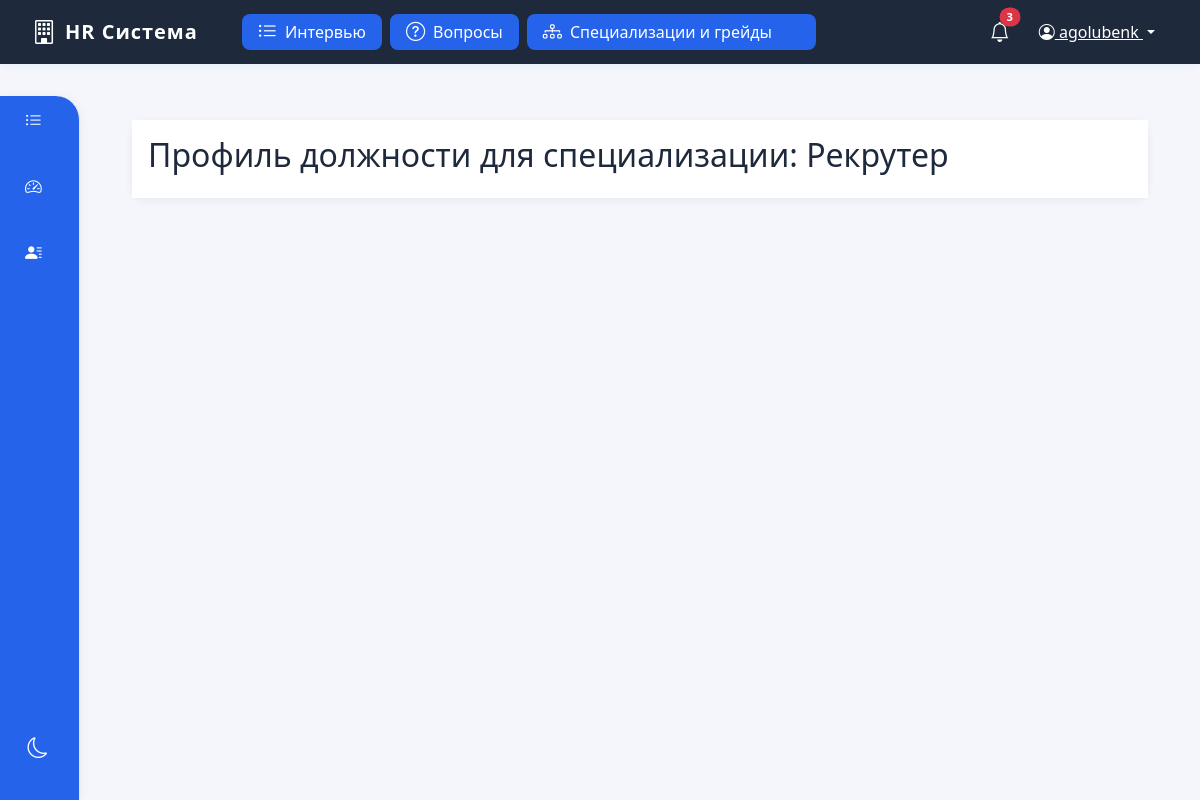
Page /profiles/2/?grade=1 (signed in) on the earlier database version.
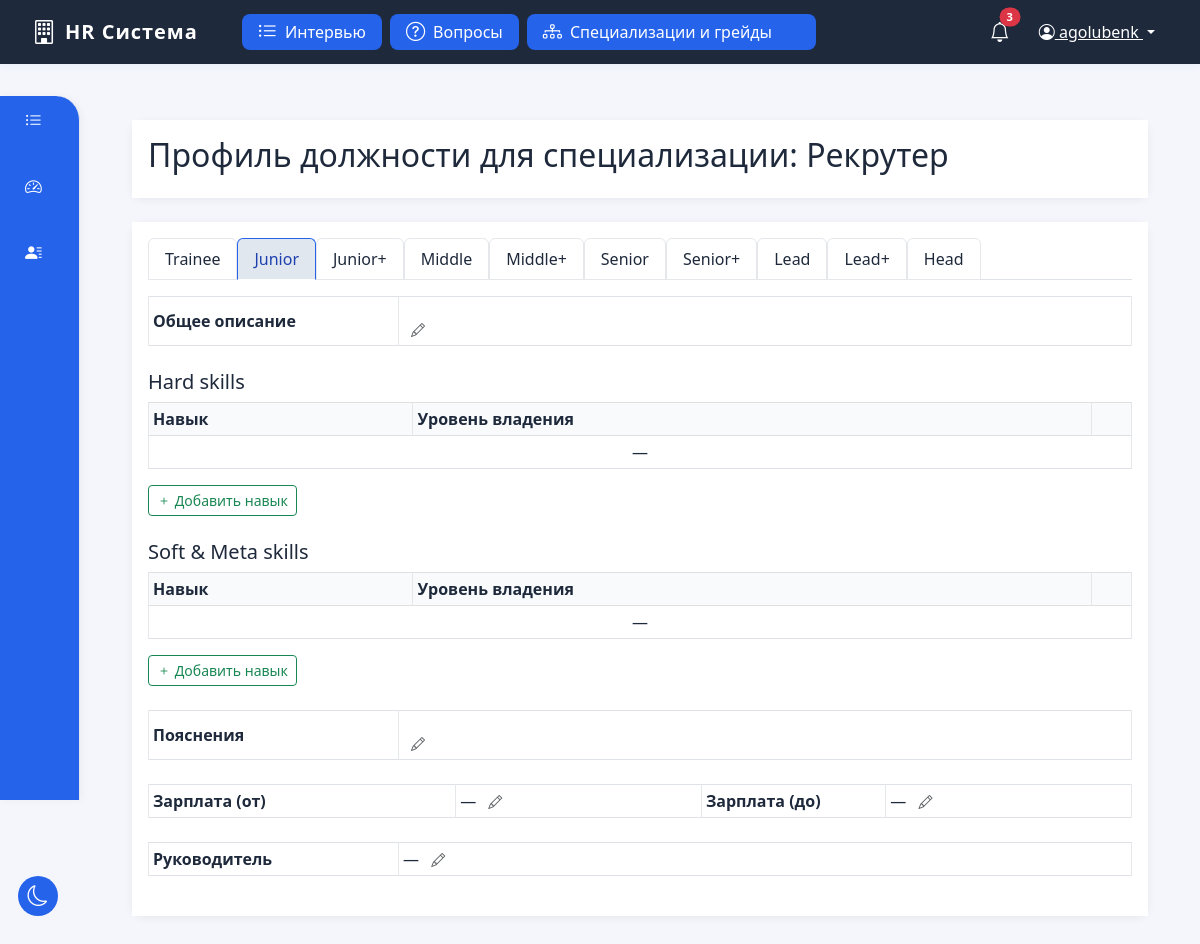
Same page on the later database version.
### positions/models.py (models this page shows, shortened)
class Vacancy(models.Model):
    name = models.CharField(max_length=255, verbose_name='Название вакансии')
    position = models.ForeignKey('Position', on_delete=models.CASCADE, verbose_name='Специализация')
    description = models.TextField(verbose_name='Описание вакансии', blank=True)
    created_at = models.DateTimeField(auto_now_add=True)
    updated_at = models.DateTimeField(auto_now=True)
    class Meta:
        verbose_name = 'Вакансия'
        verbose_name_plural = 'Вакансии'
        ordering = ['-created_at']

class Position(models.Model):
    name = models.CharField(max_length=100, unique=True, verbose_name='Название специализации')
    is_active = models.BooleanField(default=True, verbose_name='Активна')
    class Meta:
        verbose_name = 'Специализация'
        verbose_name_plural = 'Специализации'
        ordering = ['name']

class PositionProfileGrade(models.Model):
    vacancy = models.ForeignKey(Vacancy, on_delete=models.CASCADE, related_name='profile_grades', verbose_name='Вакансия')
    grade = models.ForeignKey(Grade, on_delete=models.CASCADE, verbose_name='Грейд')
    profile = models.ForeignKey(PositionProfile, on_delete=models.CASCADE, related_name='grade_profiles', verbose_name='Профиль должности')
    general_description = models.TextField('Общее описание', blank=True)
    hard_skills = models.TextField('Hard skills', blank=True)
    hard_requirements = models.TextField('Требования к hard skills', blank=True)
    hard_level = models.TextField('Уровень владения hard skills', blank=True)
    soft_meta_skills = models.TextField('Soft & meta skills', blank=True)
    notes = models.TextField('Пояснения', blank=True)
    salary_min = models.DecimalField('Зарплата (от)', max_digits=10, decimal_places=2, null=True, blank=True)
    salary_max = models.DecimalField('Зарплата (до)', max_digits=10, decimal_places=2, null=True, blank=True)
    supervisor = models.CharField('Руководитель', max_length=255, blank=True)
    created_at = models.DateTimeField(auto_now_add=True)
    updated_at = models.DateTimeField(auto_now=True)
    class Meta:
        verbose_name = 'Профиль по грейду'
        verbose_name_plural = 'Профили по грейдам'
        unique_together = ['vacancy', 'grade', 'profile']
        ordering = ['grade__order']

class Grade(models.Model):
    name = models.CharField(max_length=100, verbose_name='Название грейда')
    positions = models.TextField(verbose_name='Должности', blank=True)
    order = models.IntegerField(verbose_name='Порядок', default=0)
    min_score = models.DecimalField(max_digits=5, decimal_places=2, verbose_name='Минимальный балл', default=0)
    max_score = models.DecimalField(max_digits=5, decimal_places=2, verbose_name='Максимальный балл', default=100)
    class Meta:
        verbose_name = 'Грейд'
        verbose_name_plural = 'Грейды'
        ordering = ['order']

### positions/views.py (the view)
# urls.py: path('profiles/<int:vacancy_id>/', views.profile_detail, name='profile_detail'),
@login_required
def profile_detail(request, vacancy_id):
    vacancy = get_object_or_404(Vacancy, pk=vacancy_id)
    profile = getattr(vacancy, 'profile', None)
    grades = Grade.objects.all()
    positions = Position.objects.all()
    profile_grades = []
    if profile:
        profile_grades = list(profile.grade_profiles.select_related('grade').order_by('grade__order'))
        for pg in profile_grades:
            hard_skills = pg.hard_skills.split('\n') if pg.hard_skills else []
            hard_levels = pg.hard_level.split('\n') if pg.hard_level else []
            pg.hard_skills_table = list(zip(hard_skills, hard_levels))
            soft_skills = pg.soft_meta_skills.split('\n') if pg.soft_meta_skills else []
            soft_levels = pg.hard_requirements.split('\n') if pg.hard_requirements else []
            pg.soft_meta_skills_table = list(zip(soft_skills, soft_levels))
    return render(request, 'positions/profile_detail.html', {
        'vacancy': vacancy,
        'profile': profile,
        'grades': grades,
        'positions': positions,
        'profile_grades': profile_grades,
    })

### templates/positions/profile_detail.html (shortened to what this page needs)
{% extends 'positions/base.html' %}
{% block content %}
<div class="container mt-4">
    <div class="card mb-4">
        <div class="card-body">
            {% if profile %}
            <h2 class="card-title mb-2">Профиль должности для специализации: {{ vacancy.position.name }}</h2>
            {% else %}
                <div class="alert alert-warning">Профиль ещё не создан.</div>
                <a href="{% url 'positions:profile_edit' vacancy.pk %}" class="btn btn-success"><i class="bi bi-plus-circle"></i> Создать профиль</a>
            {% endif %}
        </div>
    </div>
    {% if profile_grades %}
    <div class="card">
        <div class="card-body">
            <ul class="nav nav-tabs mb-3" id="gradeTabs" role="tablist">
                {% for pg in profile_grades %}
                <li class="nav-item" role="presentation">
                    <button class="nav-link {% if forloop.first %}active{% endif %}" id="tab-{{ pg.grade.id }}" data-bs-toggle="tab" data-bs-target="#grade-{{ pg.grade.id }}" type="button" role="tab" aria-controls="grade-{{ pg.grade.id }}" aria-selected="{% if forloop.first %}true{% else %}false{% endif %}">{{ pg.grade.name }}</button>
                </li>
                {% endfor %}
            </ul>
            <div class="tab-content" id="gradeTabsContent">
                {% for pg in profile_grades %}
                <div class="tab-pane fade {% if forloop.first %}show active{% endif %}" id="grade-{{ pg.grade.id }}" role="tabpanel" aria-labelledby="tab-{{ pg.grade.id }}">
                    <div class="mb-4">
                        <table class="table table-bordered table-sm align-middle mb-3">
                            <tbody>
                                <tr>
                                    <th style="width: 250px;">Общее описание</th>
                                    <td><div class="editable-field" data-type="profile_grade" data-id="{{ pg.id }}" data-field="general_description">{{ pg.general_description|linebreaks|default:'—' }} <i class="bi bi-pencil small ms-2 text-muted edit-icon"></i></div></td>
                                </tr>
                            </tbody>
                        </table>
                    </div>
                    <div class="mb-4">
                        <h5>Hard skills</h5>
                        <table class="table table-bordered table-sm align-middle mb-3 hard-skills-table">
                            <thead class="table-light">
                                <tr>
                                    <th>Навык</th>
                                    <th>Уровень владения</th>
                                    <th style="width: 40px;"></th>
                                </tr>
                            </thead>
                            <tbody>
                                {% for skill, level in pg.hard_skills_table %}
                                <tr>
                                    <td><div class="editable-field" data-type="profile_grade" data-id="{{ pg.id }}" data-field="hard_skill_{{ forloop.counter0 }}">{{ skill|default:'—' }} <i class="bi bi-pencil small ms-2 text-muted edit-icon"></i></div></td>
                                    <td><div class="editable-field" data-type="profile_grade" data-id="{{ pg.id }}" data-field="hard_level_{{ forloop.counter0 }}">{{ level|default:'—' }} <i class="bi bi-pencil small ms-2 text-muted edit-icon"></i></div></td>
                                    <td class="text-center">
                                        <button class="btn btn-outline-danger btn-sm remove-row" data-type="hard" data-index="{{ forloop.counter0 }}" title="Удалить строку"><i class="bi bi-trash"></i></button>
                                    </td>
                                </tr>
                                {% empty %}
                                <tr><td colspan="3" class="text-center">—</td></tr>
                                {% endfor %}
                            </tbody>
                        </table>
                        <button class="btn btn-outline-success btn-sm add-row" data-type="hard" data-id="{{ pg.id }}"><i class="bi bi-plus"></i> Добавить навык</button>
                    </div>
                    <div class="mb-4">
                        <h5>Soft & Meta skills</h5>
                        <table class="table table-bordered table-sm align-middle mb-3 soft-skills-table">
                            <thead class="table-light">
                                <tr>
                                    <th>Навык</th>
                                    <th>Уровень владения</th>
                                    <th style="width: 40px;"></th>
                                </tr>
                            </thead>
                            <tbody>
                                {% for skill, level in pg.soft_meta_skills_table %}
                                <tr>
                                    <td><div class="editable-field" data-type="profile_grade" data-id="{{ pg.id }}" data-field="soft_skill_{{ forloop.counter0 }}">{{ skill|default:'—' }} <i class="bi bi-pencil small ms-2 text-muted edit-icon"></i></div></td>
                                    <td><div class="editable-field" data-type="profile_grade" data-id="{{ pg.id }}" data-field="soft_level_{{ forloop.counter0 }}">{{ level|default:'—' }} <i class="bi bi-pencil small ms-2 text-muted edit-icon"></i></div></td>
                                    <td class="text-center">
                                        <button class="btn btn-outline-danger btn-sm remove-row" data-type="soft" data-index="{{ forloop.counter0 }}" title="Удалить строку"><i class="bi bi-trash"></i></button>
                                    </td>
                                </tr>
                                {% empty %}
                                <tr><td colspan="3" class="text-center">—</td></tr>
                                {% endfor %}
                            </tbody>
                        </table>
                        <button class="btn btn-outline-success btn-sm add-row" data-type="soft" data-id="{{ pg.id }}"><i class="bi bi-plus"></i> Добавить навык</button>
                    </div>
                    <div class="mb-4">
                        <table class="table table-bordered table-sm align-middle mb-3">
                            <tbody>
                                <tr>
                                    <th style="width: 250px;">Пояснения</th>
                                    <td><div class="editable-field" data-type="profile_grade" data-id="{{ pg.id }}" data-field="notes">{{ pg.notes|linebreaks|default:'—' }} <i class="bi bi-pencil small ms-2 text-muted edit-icon"></i></div></td>
                                </tr>
                            </tbody>
                        </table>
                    </div>
                    <div class="mb-4">
                        <table class="table table-bordered table-sm align-middle mb-3">
                            <tbody>
                                <tr>
                                    <th style="width: 250px;">Зарплата (от)</th>
                                    <td style="width: 200px;"><div class="editable-field" data-type="profile_grade" data-id="{{ pg.id }}" data-field="salary_min">{{ pg.salary_min|default:'—' }} <i class="bi bi-pencil small ms-2 text-muted edit-icon"></i></div></td>
                                    <th style="width: 150px;">Зарплата (до)</th>
                                    <td style="width: 200px;"><div class="editable-field" data-type="profile_grade" data-id="{{ pg.id }}" data-field="salary_max">{{ pg.salary_max|default:'—' }} <i class="bi bi-pencil small ms-2 text-muted edit-icon"></i></div></td>
                                </tr>
                            </tbody>
                        </table>
                    </div>
                    <div class="mb-4">
                        <table class="table table-bordered table-sm align-middle mb-3">
                            <tbody>
                                <tr>
                                    <th style="width: 250px;">Руководитель</th>
                                    <td><div class="editable-field" data-type="profile_grade" data-id="{{ pg.id }}" data-field="supervisor">{{ pg.supervisor|default:'—' }} <i class="bi bi-pencil small ms-2 text-muted edit-icon"></i></div></td>
                                </tr>
                            </tbody>
                        </table>
                    </div>
                </div>
                {% endfor %}
            </div>
        </div>
    </div>
    {% endif %}
</div>
{% endblock %}

### templates/positions/base.html (shortened to what this page needs)
<!DOCTYPE html>
<html lang="ru">
<head>
    <link href="https://cdn.jsdelivr.net/npm/bootstrap@5.3.0/dist/css/bootstrap.min.css" rel="stylesheet">
    <link href="https://cdn.jsdelivr.net/npm/bootstrap-icons@1.11.3/font/bootstrap-icons.css" rel="stylesheet">
</head>
<body>
    <nav class="sidebar d-flex flex-column" id="sidebar">
        <ul class="nav flex-column mb-2">
            <li class="nav-item">
                <a class="nav-link {% if request.resolver_match.url_name == 'interview_list' %}active{% endif %}" href="{% url 'positions:interview_list' %}">
                    <i class="bi bi-list-ul"></i> <span>Интервью</span>
                </a>
            </li>
            <li class="nav-item">
                <a class="nav-link " href="{% url 'positions:index' %}">
                    <i class="bi bi-speedometer2"></i> <span>Системы оценки</span>
                </a>
            </li>
            <li class="nav-item">
                <a class="nav-link {% if request.resolver_match.url_name == 'candidate_list' %}active{% endif %}" href="{% url 'positions:candidate_list' %}">
                    <i class="bi bi-person-lines-fill"></i> <span>Кандидаты</span>
                </a>
            </li>
        </ul>
    </nav>
    <a href="#" class="theme-toggle-fixed" title="Сменить тему">
        <i class="bi bi-moon"></i>
    </a>
    <div class="main">
        <div class="topbar">
            <div class="left">
                <div class="logo">
                    <i class="bi bi-building"></i>
                    <span>HR Система</span>
                </div>
                <nav class="topbar-nav d-flex align-items-center ms-4 gap-2 position-relative">
                    <a href="{% url 'positions:interview_list' %}" class="btn btn-light d-flex align-items-center gap-2 px-3 py-1 fw-medium">
                        <i class="bi bi-list-ul"></i>
                        <span>Интервью</span>
                    </a>
                    <a href="{% url 'positions:questions' %}" class="btn btn-light d-flex align-items-center gap-2 px-3 py-1 fw-medium">
                        <i class="bi bi-question-circle"></i>
                        <span>Вопросы</span>
                    </a>
                    <div class="custom-dropdown" id="specDropdown">
                        <a href="#" class="btn btn-light d-flex align-items-center gap-2 px-3 py-1 fw-medium dropdown-toggle-custom" id="specDropdownBtn">
                            <i class="bi bi-diagram-3"></i>
                            <span>Специализации и грейды</span>
                        </a>
                    </div>
                </nav>
            </div>
            <div class="d-flex align-items-center gap-3">
                <a href="#" class="text-decoration-none position-relative">
                    <i class="bi bi-bell fs-5"></i>
                    <span class="position-absolute top-0 start-100 translate-middle badge rounded-pill bg-danger" style="font-size:0.7rem;">3</span>
                </a>
                {% if user.is_authenticated %}
                <div class="user-dropdown dropdown">
                    <button class="btn btn-link dropdown-toggle" type="button" data-bs-toggle="dropdown">
                        <i class="bi bi-person-circle"></i> {{ user.username }}
                    </button>
                </div>
                {% endif %}
            </div>
        </div>
        <main class="main-content">
            {% block content %}{% endblock %}
        </main>
    </div>
</body>
</html>

Differences in the rows shown:
added PositionProfileGrade: grade.name "Trainee", shown under "Профиль должности для специализации: Рекрутер"
added PositionProfileGrade: grade.name "Junior", salary_min "—", salary_max "—", supervisor "—"
added PositionProfileGrade: grade.name "Junior+", shown under "Профиль должности для специализации: Рекрутер"
added PositionProfileGrade: grade.name "Middle", shown under "Профиль должности для специализации: Рекрутер"
added PositionProfileGrade: grade.name "Middle+", shown under "Профиль должности для специализации: Рекрутер"
added PositionProfileGrade: grade.name "Senior", shown under "Профиль должности для специализации: Рекрутер"
added PositionProfileGrade: grade.name "Senior+", shown under "Профиль должности для специализации: Рекрутер"
added PositionProfileGrade: grade.name "Lead", shown under "Профиль должности для специализации: Рекрутер"
added PositionProfileGrade: grade.name "Lead+", shown under "Профиль должности для специализации: Рекрутер"
added PositionProfileGrade: grade.name "Head", shown under "Профиль должности для специализации: Рекрутер"
